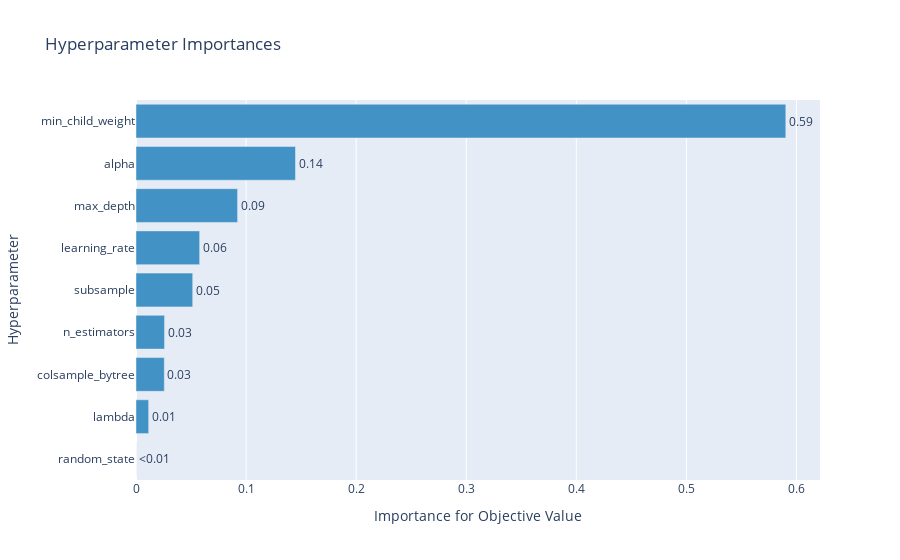

Source (notebook cell):
### Code cell
optuna.visualization.plot_param_importances(study)

### Figure 1 — Plotly figure (JSON) as saved in the notebook; plotly's stock layout.template omitted (floating-point values rounded to 4 significant figures)
{"data": [{"cliponaxis": false, "hovertemplate": ["random_state (CategoricalDistribution): 0.0<extra></extra>", "lambda (FloatDistribution): 0.011501489490588532<extra></extra>", "colsample_bytree (CategoricalDistribution): 0.025710003491085175<extra></extra>", "n_estimators (IntDistribution): 0.025944643801726782<extra></extra>", "subsample (CategoricalDistribution): 0.051505741116702024<extra></extra>", "learning_rate (CategoricalDistribution): 0.057833338323547825<extra></extra>", "max_depth (CategoricalDistribution): 0.09228006007965986<extra></extra>", "alpha (FloatDistribution): 0.14489829804865562<extra></extra>", "min_child_weight (IntDistribution): 0.5903264256480342<extra></extra>"], "marker": {"color": "rgb(66,146,198)"}, "orientation": "h", "text": ["<0.01", "0.01", "0.03", "0.03", "0.05", "0.06", "0.09", "0.14", "0.59"], "textposition": "outside", "type": "bar", "x": [0, 0.0115, 0.02571, 0.02594, 0.05151, 0.05783, 0.09228, 0.1449, 0.5903], "y": ["random_state", "lambda", "colsample_bytree", "n_estimators", "subsample", "learning_rate", "max_depth", "alpha", "min_child_weight"]}], "layout": {"showlegend": false, "title": {"text": "Hyperparameter Importances"}, "xaxis": {"title": {"text": "Importance for Objective Value"}}, "yaxis": {"title": {"text": "Hyperparameter"}}}}
